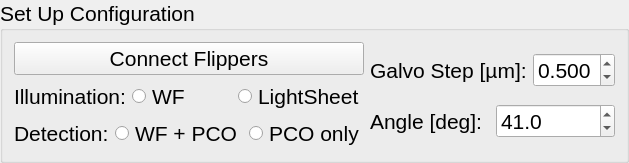
       <widget class="QGroupBox" name="groupBox_14">
        <property name="font">
         <font>
          <family>Arial</family>
          <pointsize>16</pointsize>
         </font>
        </property>
        <property name="title">
         <string>Set Up Configuration</string>
        </property>
        <layout class="QHBoxLayout" name="horizontalLayout_82">
         <item>
          <layout class="QVBoxLayout" name="verticalLayout_10">
           <item>
            <widget class="QPushButton" name="pushButton_connect_Flippers">
             <property name="text">
              <string>Connect Flippers</string>
             </property>
            </widget>
           </item>
           <item>
            <layout class="QHBoxLayout" name="horizontalLayout_40">
             <item>
              <widget class="QLabel" name="label_35">
               <property name="text">
                <string>Illumination:</string>
               </property>
              </widget>
             </item>
             <item>
              <widget class="QRadioButton" name="radioButton_illumination_wf">
               <property name="text">
                <string>WF</string>
               </property>
               <attribute name="buttonGroup">
                <string notr="true">buttonGroup</string>
               </attribute>
              </widget>
             </item>
             <item>
              <widget class="QRadioButton" name="radioButton_illumination_lightsheet">
               <property name="text">
                <string>LightSheet</string>
               </property>
               <attribute name="buttonGroup">
                <string notr="true">buttonGroup</string>
               </attribute>
              </widget>
             </item>
            </layout>
           </item>
           <item>
            <layout class="QHBoxLayout" name="horizontalLayout_79">
             <item>
              <widget class="QLabel" name="label_55">
               <property name="text">
                <string>Detection:</string>
               </property>
              </widget>
             </item>
             <item>
              <widget class="QRadioButton" name="radioButton_detection_wfPCO">
               <property name="text">
                <string>WF + PCO</string>
               </property>
               <attribute name="buttonGroup">
                <string notr="true">buttonGroup_2</string>
               </attribute>
              </widget>
             </item>
             <item>
              <widget class="QRadioButton" name="radioButton_detection_PCO">
               <property name="text">
                <string>PCO only</string>
               </property>
               <attribute name="buttonGroup">
                <string notr="true">buttonGroup_2</string>
               </attribute>
              </widget>
             </item>
            </layout>
           </item>
          </layout>
         </item>
         <item>
          <layout class="QVBoxLayout" name="verticalLayout_12">
           <item>
            <layout class="QHBoxLayout" name="horizontalLayout_80">
             <item>
              <widget class="QLabel" name="label_56">
               <property name="text">
                <string>Galvo Step [µm]:</string>
               </property>
              </widget>
             </item>
             <item>
              <widget class="QDoubleSpinBox" name="doubleSpinBox_galvoStep">
               <property name="decimals">
                <number>3</number>
               </property>
               <property name="minimum">
                <double>0.050000000000000</double>
               </property>
               <property name="maximum">
                <double>2.000000000000000</double>
               </property>
               <property name="singleStep">
                <double>0.001000000000000</double>
               </property>
               <property name="value">
                <double>0.500000000000000</double>
               </property>
              </widget>
             </item>
            </layout>
           </item>
           <item>
            <layout class="QHBoxLayout" name="horizontalLayout_81">
             <item>
              <widget class="QLabel" name="label_64">
               <property name="text">
                <string>Angle [deg]: </string>
               </property>
              </widget>
             </item>
             <item>
              <widget class="QDoubleSpinBox" name="doubleSpinBox_angle">
               <property name="decimals">
                <number>1</number>
               </property>
               <property name="minimum">
                <double>1.000000000000000</double>
               </property>
               <property name="value">
                <double>41.000000000000000</double>
               </property>
              </widget>
             </item>
            </layout>
           </item>
          </layout>
         </item>
        </layout>
       </widget>
